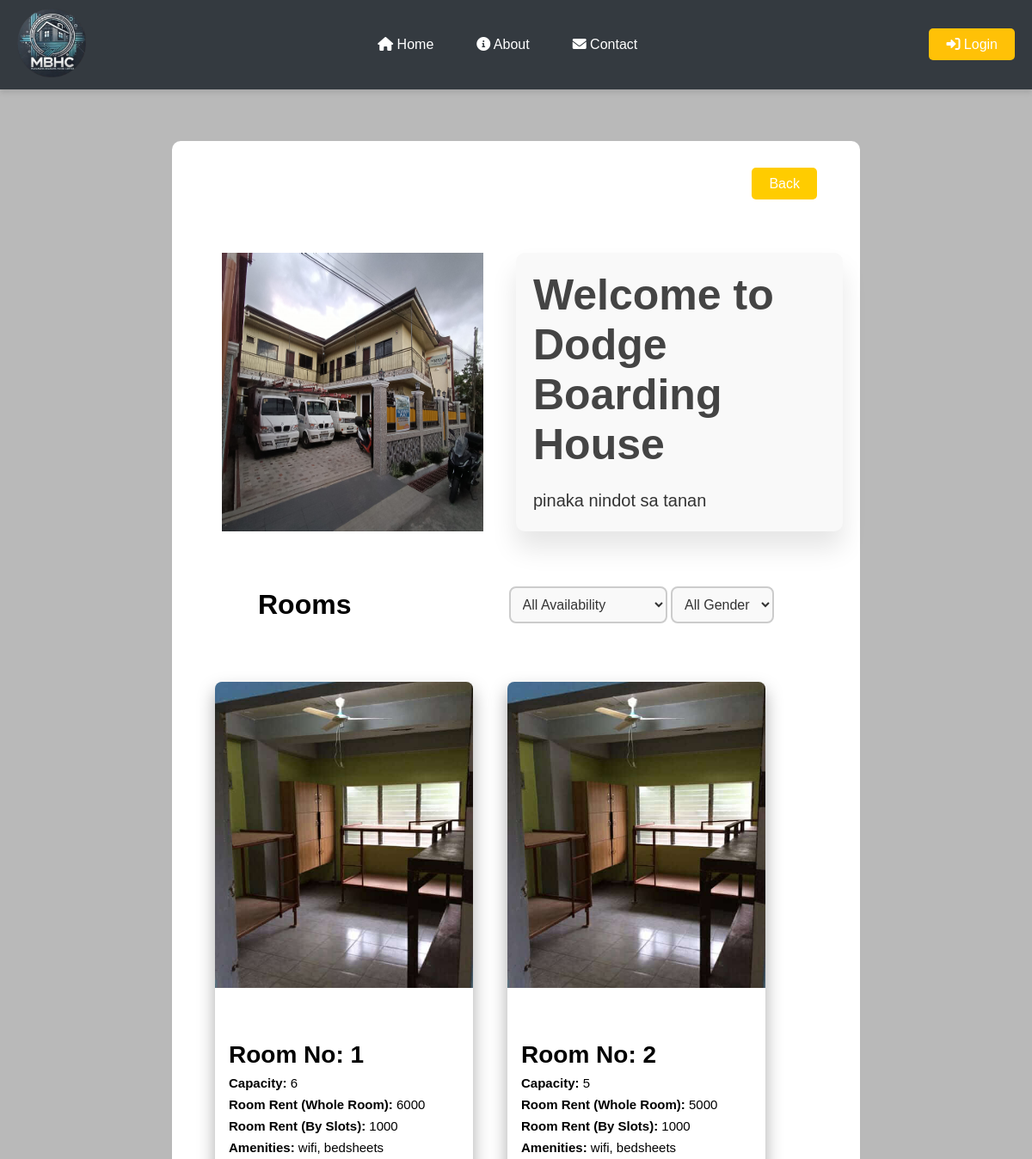
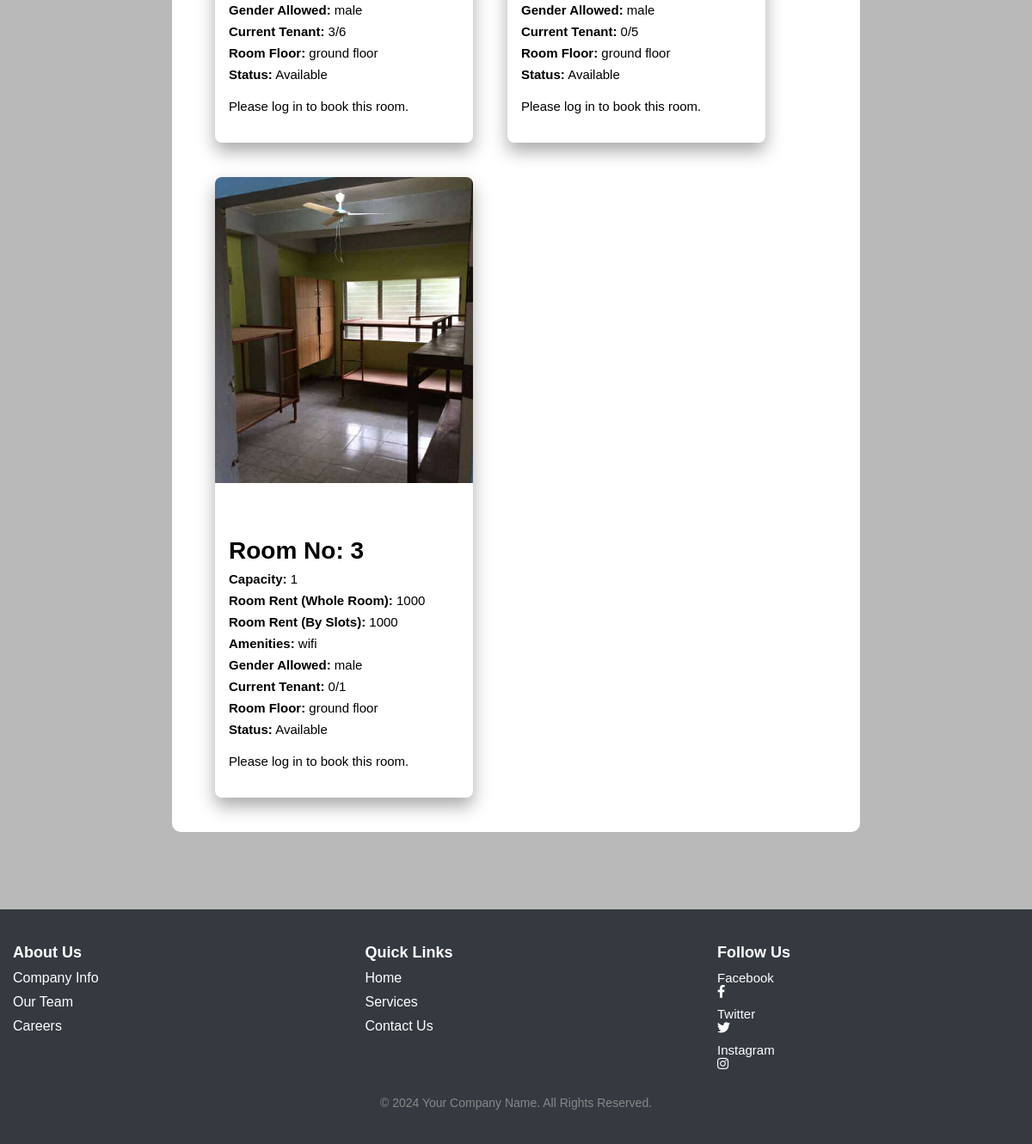
Page /boardinghouse.php?hname=Dodge Boarding House on the committed database (2 pictures, top to bottom).
### tables this page shows
CREATE TABLE `boardinghouses` (
  `id` int(11) NOT NULL,
  `owner` varchar(255) NOT NULL,
  `hname` varchar(25) NOT NULL,
  `haddress` varchar(25) NOT NULL,
  `contact_no` int(255) NOT NULL,
  `landlord` varchar(255) NOT NULL
);

CREATE TABLE `documents` (
  `id` int(255) NOT NULL,
  `bar_clear` varchar(255) NOT NULL,
  `bus_per` varchar(255) NOT NULL,
  `image` varchar(255) NOT NULL,
  `hname` varchar(255) NOT NULL,
  `owner` varchar(255) NOT NULL
);

CREATE TABLE `description` (
  `id` int(255) NOT NULL,
  `bh_description` varchar(255) NOT NULL,
  `hname` varchar(255) NOT NULL,
  `owner` varchar(255) NOT NULL
);

CREATE TABLE `rooms` (
  `id` int(11) NOT NULL,
  `room_no` int(255) NOT NULL,
  `capacity` int(255) NOT NULL,
  `current_tenant` int(255) NOT NULL,
  `amenities` varchar(255) NOT NULL,
  `tenant_type` varchar(255) NOT NULL,
  `room_floor` varchar(255) NOT NULL,
  `price` int(255) NOT NULL,
  `slot_price` int(255) NOT NULL,
  `image` varchar(255) NOT NULL,
  `status` varchar(255) NOT NULL,
  `hname` varchar(255) NOT NULL,
  `owner` varchar(255) NOT NULL
);

### boardinghouse.php (the view, shortened to what this page needs)
<?php
require 'php/connection.php';
if(!empty($_SESSION["uname"]) && $_SESSION["role"] == 'user'){
    if (isset($_GET['hname'])){
        $_SESSION['hname'] = $_GET['hname'];
        $hname = $_SESSION['hname'];
        $query = "select * from boardinghouses inner join documents on boardinghouses.hname = documents.hname where boardinghouses.hname = '$hname'";
        $result = mysqli_query($conn, $query);
        $fetch = mysqli_fetch_assoc($result);
        $img = $fetch['image'];
        echo "
        <script src='jquery.min.js'></script>
        <link rel='stylesheet' href='toastr.min.css'/>
        <script src='toastr.min.js'></script>
        <script>
            $(document).ready(function() {
                // Check if the login message should be displayed
                " . (isset($_SESSION['login_message_displayed']) ? "toastr.success('Logged in Successfully');" : "") . "
            });
        </script>
        ";
        if (isset($_SESSION['login_message_displayed'])) {
            unset($_SESSION['login_message_displayed']);
        }
    }
}else{
    $hname = $_GET['hname'];
    $query = "select * from boardinghouses inner join documents on boardinghouses.hname = documents.hname where boardinghouses.hname = '$hname'";
    $result = mysqli_query($conn, $query);
    $fetch = mysqli_fetch_assoc($result);
}
?>
<!DOCTYPE html>
<html lang="en">
<head>
</head>
<body>
    <div class="background">
        <?php include 'navbar.php'; ?>
        <div class="content-background">
            <div class="back">
                <div>
                    <?php
                        if(empty($_SESSION['uname'])){
                            echo '<a class="btn" href="index.php">Back</a>';
                        }else{
                            echo '<a class="btn" href="index.php">Back</a>';
                        }
                    ?>
                </div>
            </div>
            <div class="section1">
                <div class="secrow1">
                    <?php if(!empty($_SESSION['uname'])): ?>
                    <img src="<?php echo $img ?>">
                    <?php else: ?>
                    <img src="<?php echo $fetch['image'] ?>">
                    <?php endif; ?>
                </div>
                <div class="secrow2">
                    <?php
                        $query = "SELECT * FROM `description` WHERE hname = '$hname'";
                        $result = mysqli_query($conn, $query);
                        $fetch = mysqli_fetch_assoc($result);
                    ?>
                    <div class="text-box">
                        <h1>Welcome to <?php if(!empty($_SESSION['hname'])){ echo $_SESSION['hname']; }else {  echo $_GET['hname']; } ?></h1>
                        <p><?php echo $fetch['bh_description']; ?></p>
                    </div>
                </div>
            </div>
            <div class="section2">
                <div class="room-header">
                    <h1>Rooms</h1>
                </div>
                <div class="form">
                    <form method="get" action="">
                        <select name="availability" onchange="this.form.submit()">
                            <option value="">All Availability</option>
                        </select>
                        <select name="tenant_type" onchange="this.form.submit()">
                            <option value="">All Gender</option>
                        </select>
                    </form>
                </div>
            </div>
            <div class="section3">
                <?php
                if (!empty($_SESSION["uname"]) && $_SESSION['role'] == 'user' || empty($_SESSION["uname"])){
                    $hname = isset($_SESSION['hname']) ? $_SESSION['hname'] : '';
                    if ($hname != '') {
                        $query = "SELECT * FROM rooms WHERE hname = '$hname'";
                        $result = mysqli_query($conn, $query);
                        if ($result && mysqli_num_rows($result) > 0) {
                            while ($fetch = mysqli_fetch_assoc($result)) {
                                $hname = $fetch['hname'];
                                $roomno = $fetch['room_no'];
                        ?>
                                <div class="card">
                                    <img src="<?php echo $fetch['image']?>" class="card-img-top" alt="Room Image">
                                    <div class="card-content">
                                    <h5><strong></strong> Room No: </strong><?php echo $fetch['room_no']?></h5>
                                    <p><strong> Capacity:</strong> <?php echo $fetch['capacity']?></p>
                                    <p><strong> Room Rent (Whole Room):</strong> <?php echo $fetch['price']?></p>
                                    <p><strong> Room Rent (By Slots):</strong> <?php echo $fetch['slot_price']?></p>
                                    <p><strong>Amenities:</strong> <?php echo $fetch['amenities']?></p>
                                    <p><strong>Gender Allowed:</strong>  <?php echo $fetch['tenant_type']?></p>
                                    <p><strong>Current Tenant:</strong> <?php echo $fetch['current_tenant']; ?>/<?php echo $fetch['capacity']?> </p>
                                    <p><strong>Room Floor:</strong>  <?php echo $fetch['room_floor']?> </p>
                                    <p><strong>Status:</strong> <?php echo $fetch['status']?></p>
                                        <div class="room-btn">
                                        <?php
                                            $roomQuery = "SELECT capacity, current_tenant, tenant_type, status FROM rooms WHERE room_no = $roomno AND hname = '$hname'";
                                            $roomResult = mysqli_query($conn, $roomQuery);
                                            $roomData = mysqli_fetch_assoc($roomResult);
                                            $roomCapacity = $roomData['capacity'];
                                            $currentTenant = $roomData['current_tenant'];
                                            $roomStatus = $roomData['status'];
                                            if ($currentTenant == $roomCapacity) {
                                                $roomStatus = "Full";
                                            } elseif ($roomStatus !== "Reserved") {
                                                $roomStatus = "Available";
                                            }
                                            if (isset($_SESSION['uname'])) {
                                                $userQuery = "SELECT role, gender FROM users WHERE uname = '" . $_SESSION['uname'] . "'";
                                                $userResult = mysqli_query($conn, $userQuery);
                                                $userData = mysqli_fetch_assoc($userResult);
                                                if ($roomData['tenant_type'] === 'All' || strtolower($roomData['tenant_type']) === strtolower($userData['gender'])) {
                                                    if ($roomStatus === "Available") {
                                                        ?>
                                                        <a href='book-in.php?roomno=<?php echo $roomno; ?>' class='btn btn-warning'>Book Now!</a>
                                                        <?php
                                                    } else {
                                                        if ($roomStatus === "Full") {
                                                            echo "<p>This room is currently full. You cannot book it.</p>";
                                                        } elseif ($roomStatus === "Reserved") {
                                                            echo "<p>This room is currently reserved. You cannot book it.</p>";
                                                        }
                                                    }
                                                } else {
                                                    echo "<p>This room is restricted to " . ucfirst($roomData['tenant_type']) . " tenants.</p>";
                                                }
                                            } else {
                                                echo "<p>Please log in to book this room.</p>";
                                            }
                                        ?>
                                        </div>
                                    </div>
                                </div>
                <?php
                            }
                        }
                    }
                }
                ?>
            </div>
        </div>
        <footer class="footer">
            <div class="container">
                <div class="row">
                    <div class="footer-col">
                        <h4>About Us</h4>
                        <ul>
                            <li><a href="#">Company Info</a></li>
                            <li><a href="#">Our Team</a></li>
                            <li><a href="#">Careers</a></li>
                        </ul>
                    </div>
                    <div class="footer-col">
                        <h4>Quick Links</h4>
                        <ul>
                            <li><a href="#">Home</a></li>
                            <li><a href="#">Services</a></li>
                            <li><a href="#">Contact Us</a></li>
                        </ul>
                    </div>
                    <div class="footer-col">
                        <h4>Follow Us</h4>
                        <div class="social-links">
                            <a href="#">Facebook<i class="fab fa-facebook-f"></i></a>
                            <a href="#">Twitter<i class="fab fa-twitter"></i></a>
                            <a href="#">Instagram<i class="fab fa-instagram"></i></a>
                        </div>
                    </div>
                </div>
                <p class="footer-bottom-text">© 2024 Your Company Name. All Rights Reserved.</p>
            </div>
        </footer>
    </div>
</body>
</html>

### boardinghouse.php (style rules this page uses)
* { margin: 0; padding: 0; box-sizing: border-box; font-family: sans-serif; }
a { text-decoration: none; color: black; }
body { margin: 0; padding: 0; box-sizing: border-box; color: black; }
.background { background-color: #b9b9b9; background-size: cover; background-position: center; background-repeat: no-repeat; min-height: auto; }
.content-background { background-color: white; margin: 60px 200px 90px 200px; border-radius: 10px; }
.back { height: 100px; display: flex; justify-content: right; align-items: center; margin-right: 50px; }
.back a { height: auto; }
.secrow1 { display: flex; justify-content: center; align-items: top; }
.secrow1 img { overflow: hidden; width: 80%; height: 100%; }
.text-box { background-color: #f9f9f9; padding: 20px; border-radius: 10px; box-shadow: 0px 20px 30px rgba(0, 0, 0, 0.1); font-family: Arial, sans-serif; color: #333; }
.text-box h1 { color: #444; margin-bottom: 15px; }
.text-box p { line-height: 1.6; }
.secrow2 h1 { font-size: 50px; }
.secrow2 p { margin-top: 20px; font-size: 20px; }
.section2 { margin: auto; width: 80%; background-color: rgb(255, 255, 255); height: 130px; font-weight: 20; border-radius: 10px; padding: 20px; display: flex; }
.room-header { display: flex; flex-direction: row; align-items: center; }
.form { width: 100%; display: flex; flex-direction: row; justify-content: flex-end; align-items: center; }
.form select { padding: 10px; font-size: 16px; border: 2px solid #ccc; border-radius: 8px; background-color: #f9f9f9; color: #333; outline: none; transition: border-color 0.3s ease; }
.btn { color: rgb(255, 255, 255); padding: 10px 20px; border-radius: 5px; font-size: 16px; cursor: pointer; background-color: #ffcc00; }
.section3 { height: auto; display: flex; border-radius: 10px; flex-wrap: wrap; padding-top: 5px; padding-left: 30px; padding-right: 30px; padding-bottom: 20px; }
.card img { width: 100%; height: 50%; }
.card-content { padding: 16px; }
.card-content h5 { font-size: 28px; margin-bottom: 8px; }
.card-content p { color: black; font-size: 15px; margin-bottom: 8px; }
.room-btn { margin-top: 20px; }
.footer { background-color: #343a40; color: white; padding: 40px 0; font-family: Arial, sans-serif; }
.footer .container { max-width: 1200px; margin: 0 auto; padding: 0 15px; }
.footer .row { display: flex; justify-content: space-between; }
.footer-col { width: 30%; }
.footer-col h4 { font-size: 18px; margin-bottom: 10px; font-weight: bold; }
.footer-col ul { list-style-type: none; padding-left: 0; }
.footer-col ul li { margin-bottom: 10px; }
.footer-col ul li a { color: white; text-decoration: none; transition: color 0.3s ease; }
.footer-col .social-links a { color: white; margin-right: 10px; font-size: 15px; transition: color 0.3s ease; display: flex; flex-direction: column; margin-top: 10px; }
.footer-col .social-links a:first-child { margin-top: 0px; }
.footer-bottom-text { text-align: center; margin-top: 30px; font-size: 14px; color: #888; }
.section1 { background-color: white; height: auto; font-weight: 20; display: grid; grid-template-columns: 1fr 1fr; border-radius: 10px; padding: 20px; padding-top: 30px; }
.card { width: 300px; border-radius: 8px; overflow: hidden; box-shadow: 0px 10px 20px #aaaaaa; margin: 20px; display: flex; flex-direction: column; justify-content: space-between; padding-bottom: 10px; height: auto; }

### navbar.php (style rules this page uses)
* { margin: 0; padding: 0; box-sizing: border-box; font-family: sans-serif; }

### rows in the picture
boardinghouses: documents.image (picture)
description: bh_description "pinaka nindot sa tanan"
rooms: image (picture), room_no "1", capacity "6", price "6000", slot_price "1000", amenities "wifi, bedsheets", tenant_type "male", current_tenant "3", room_floor "ground floor", status "Available"
rooms: image (picture), room_no "2", capacity "5", price "5000", slot_price "1000", amenities "wifi, bedsheets", tenant_type "male", current_tenant "0", room_floor "ground floor", status "Available"
rooms: image (picture), room_no "3", capacity "1", price "1000", slot_price "1000", amenities "wifi", tenant_type "male", current_tenant "0", room_floor "ground floor", status "Available"

### other values in the picture
$_GET['hname'] "Dodge Boarding House"
